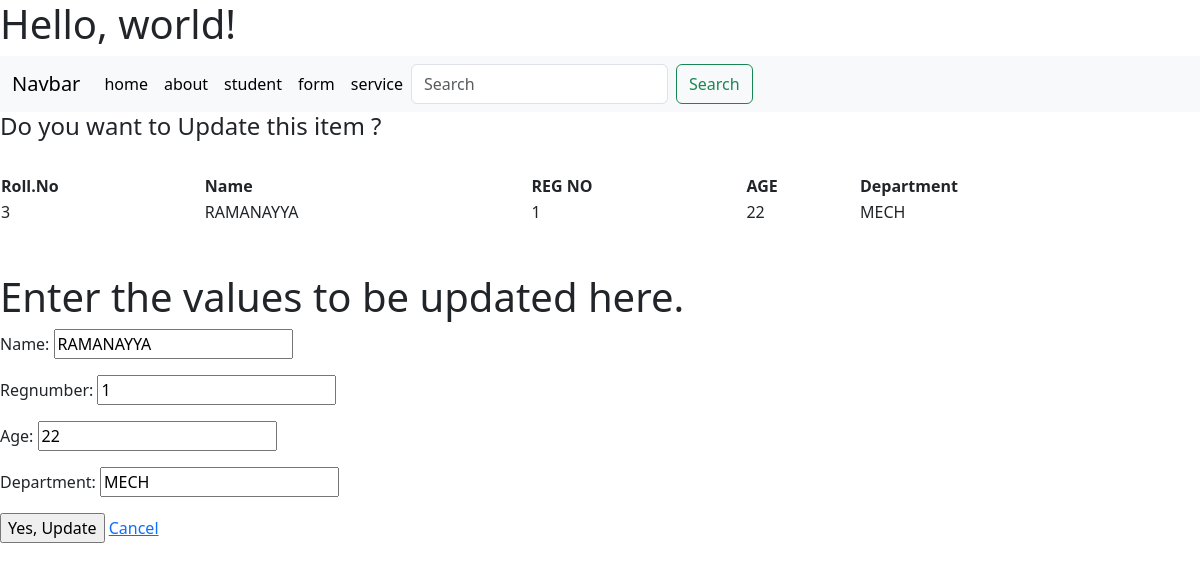
Page /update/3 on the committed database.
### IT/models.py (models this page shows, shortened)
class Student(models.Model):
    name=models.CharField(max_length=200)
    regnumber=models.IntegerField()
    age=models.IntegerField()
    department=models.CharField(max_length=20)

### IT/views.py (the view)
# urls.py: path('update/<int:id>',views.update,name='update'),
def update(request, id):
	obj = get_object_or_404(Student,id=id)
	form = StudentForm(request.POST or None, instance = obj)
	data = Student.objects.get(id = id)
	if form.is_valid():
		form.save()
		return redirect('student')
	context = {'form':form, 'data':data}
	return render(request,'update.html', context )

### IT/forms.py
class StudentForm(ModelForm):
    class Meta:
        model = Student
        fields="__all__"

### templates/update.html (shortened to what this page needs)
{% extends "base.html" %}
{% block content %}
<div class="main">
    <form method="POST">
    <h4>    Do you want to Update this item ? </h4><br>
<div>
     <table style="width:100%"; border-spacing: 5px;>
              <tr>
                <th>Roll.No</th>
                <th >Name</th>
                <th >REG NO</th>
                <th >AGE</th>
                <th >Department</th>
              </tr>
            <tr>
                <td>{{ data.id }}</td>
                <td>{{ data.name }}</td>
                <td>{{ data.regnumber }}</td>
                <td>{{ data.age }}</td>
                <td>{{ data.department }}</td>
            </tr>
    </table> <br><br>
    <div>
		<h1>Enter the values to be updated here.</h1>
    			{{ form.as_p }}
    </div>
        <input type="submit" value="Yes, Update" />
        <a href="/">Cancel </a>
    </form>
</div>
{% endblock %}

### rows in the picture
Student: id "3", name "RAMANAYYA", regnumber "1", age "22", department "MECH"
